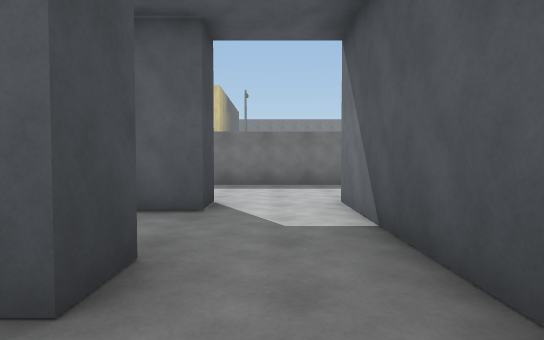
view 1 (above)

24 first-person views from a walk through a Unity game level. The camera is 1.3 m above the floor, tilts 2° down and sees 80° across. The floor is counted in squares, 2 m on a side. Each view is taken from the middle of a square. On the plan, view 1 faces up. The plan holds only what a view shows up to about 10 squares ahead; the rest is blank. The place goes on beyond the plan. The player is left out. Some animated figures are not drawn.

view 2
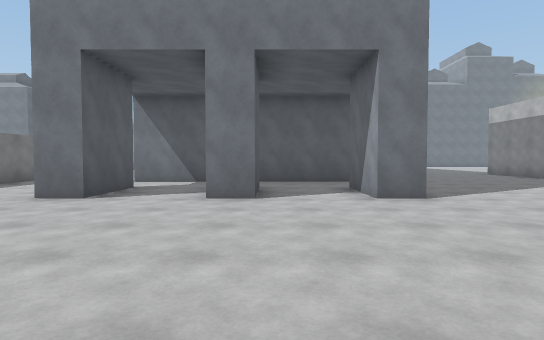

view 3
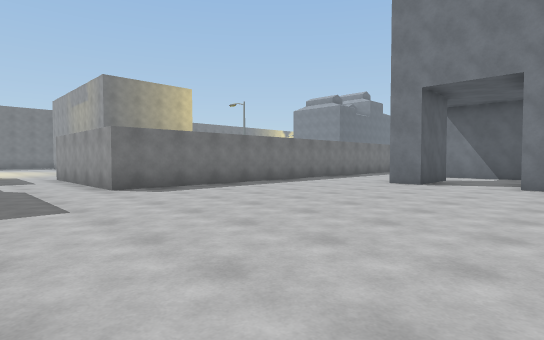

view 4
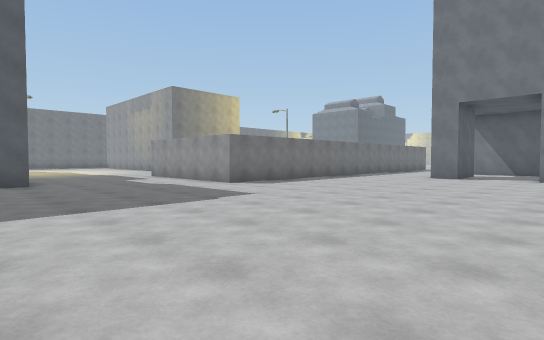

view 5
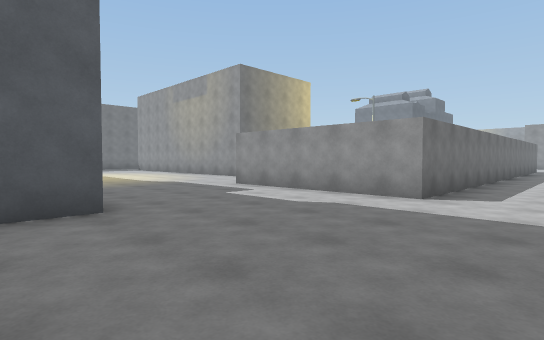

view 6
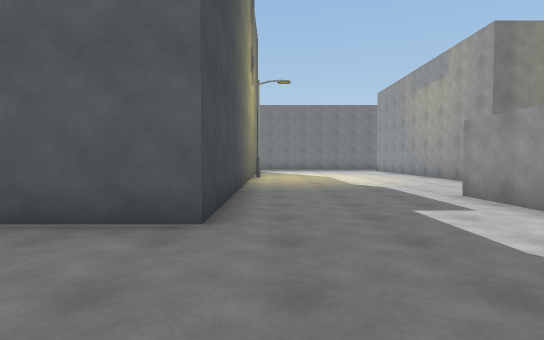

view 7
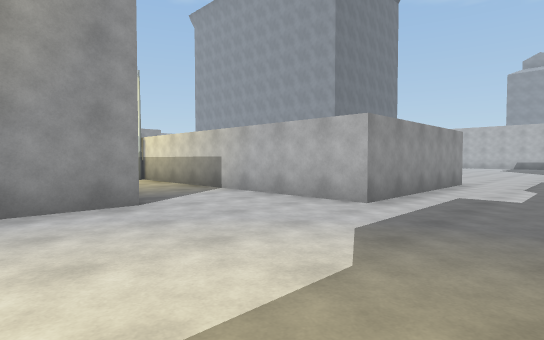

view 8
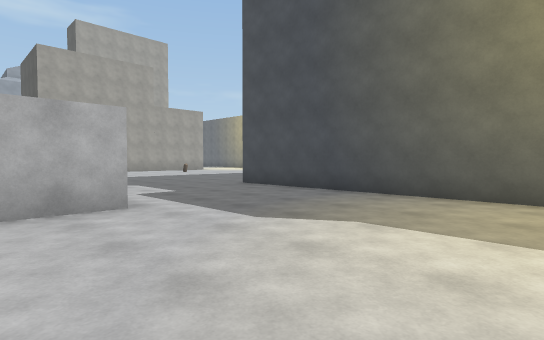

view 9
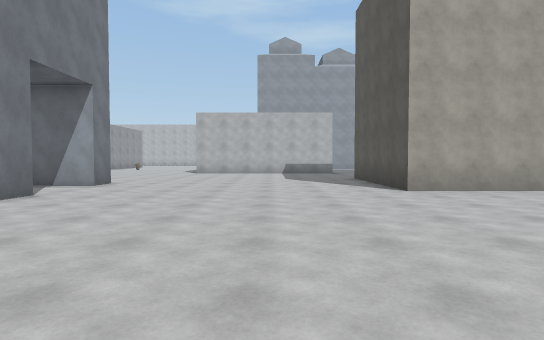

view 10
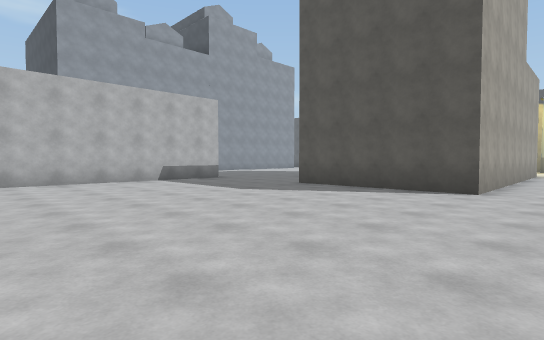

view 11
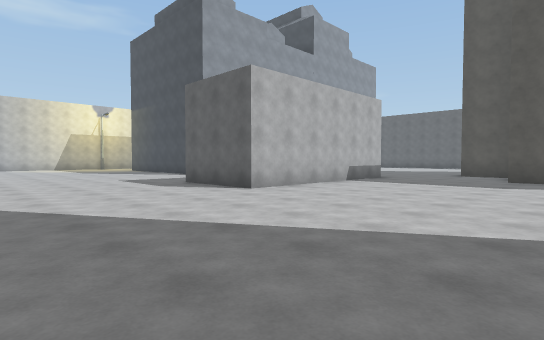

view 12
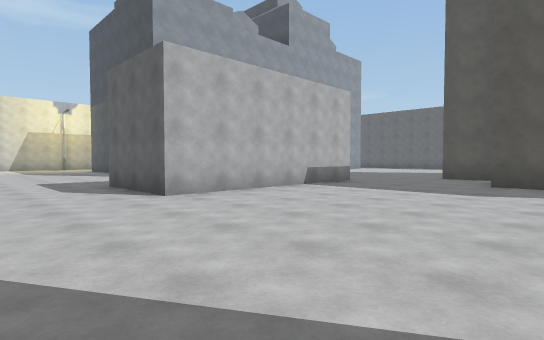

view 13
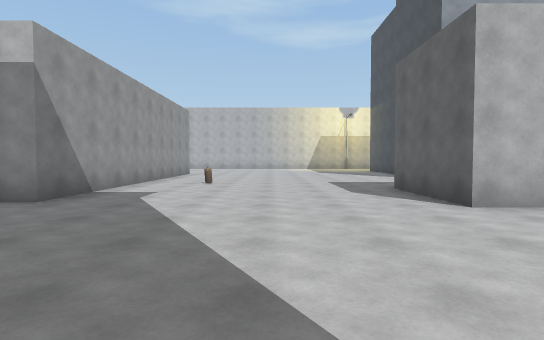

view 14
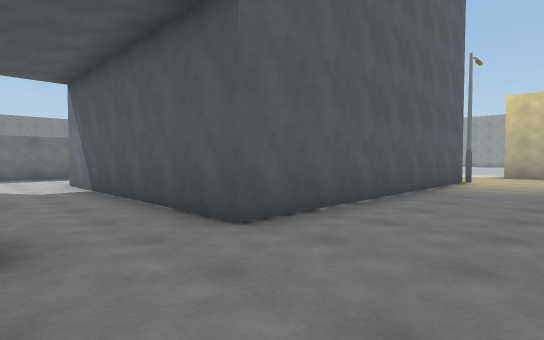

view 15
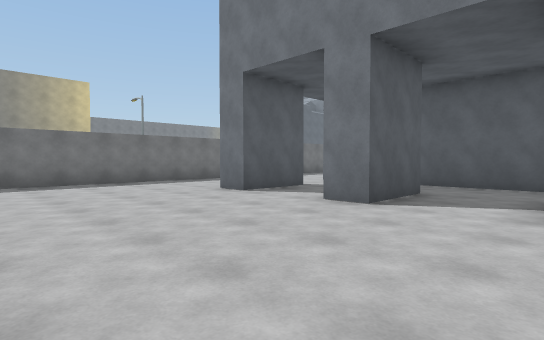

view 16
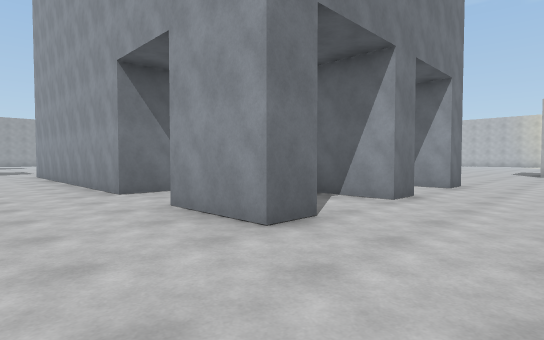

view 17
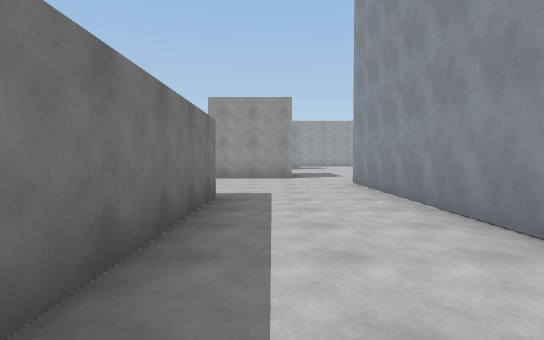

view 18
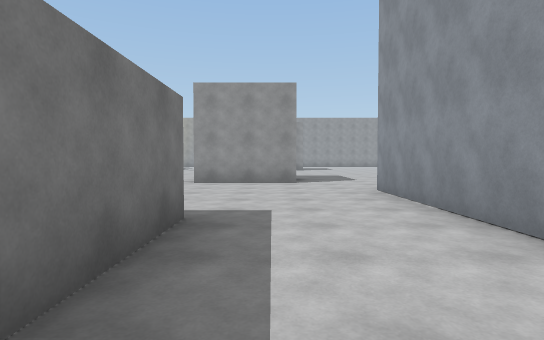

view 19
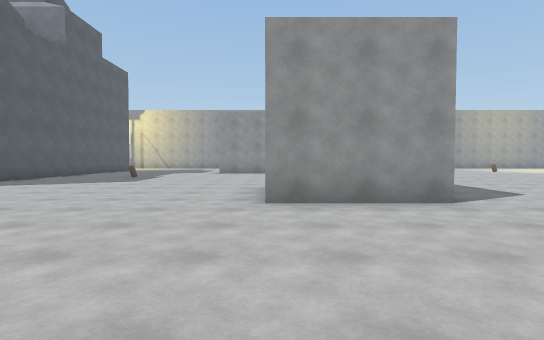

view 20
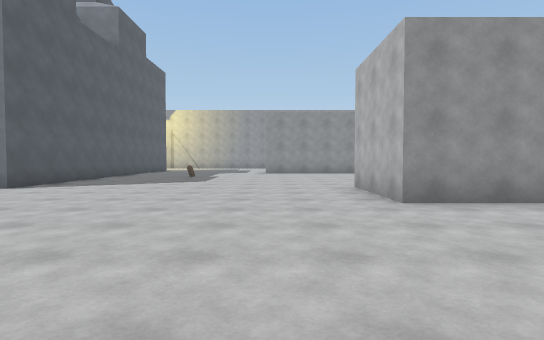

view 21
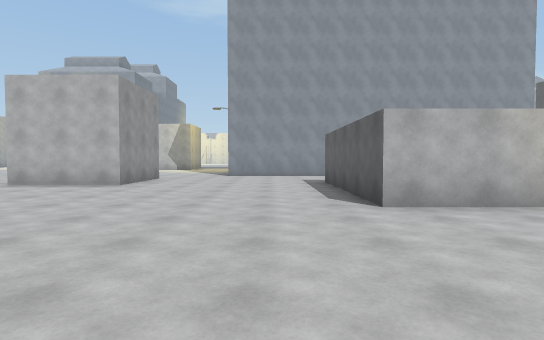

view 22
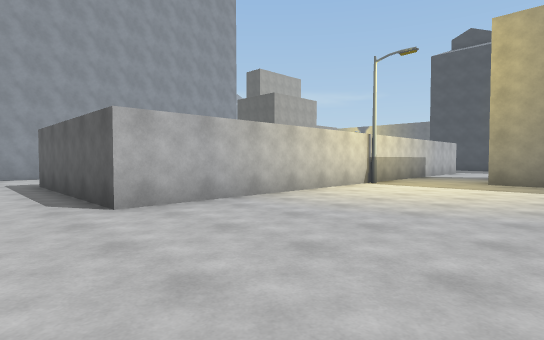

view 23
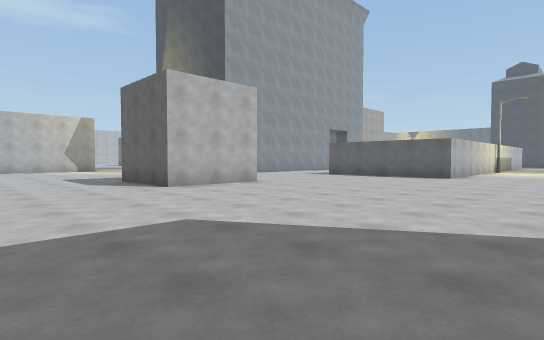

view 24
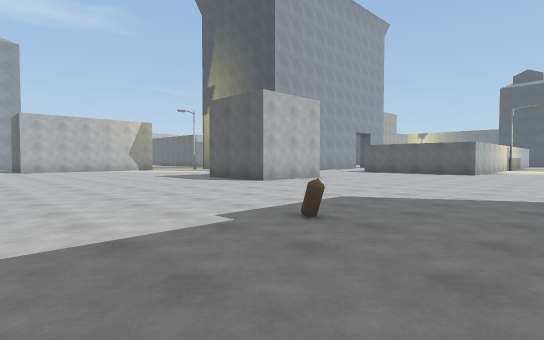

### Floor plan
Key: @ floor where view 1 was taken; # wall or solid block; . floor; B building; O other object.
Columns run from 14 left of view 1 to 20 right of it. Each row starts with its distance up from view 1.
 17  B......#       ......     ###B B
 16  #......#  #...........   .........
 15  #.................................
 14  #.............................O...
 13  B.................................
 12  #....##############...............
 11  #....#            #..............
 10 ......#            #..............
  9 ......#            #.....###......
  8 ......##############.....###......
  7 .........................###......
  6 ..................................
  5 ..................................
  4 ............BB.BBBBBBBB  ...... ..
  3 ...............B           ....
  2 ............BB.B            ...
  1 ...............B
  0 BBBBB.........@B
 -1     B.......BB.BBBBBBBB#
 -2     B.....................
 -3     B.....................#
 -4  B.................
 -5  B...............
 -6    ..............
 -7     ..............
 -8      ######......#
 -9           #......#
-10           #......#
-11           .......#
-12           .....O.#
-13           .......#
-14            ....

Where each view was taken, in squares from view 1:
view 1: 0 up, 0 right, facing up
view 2: 1 up, 8 left, facing right
view 3: 1 up, 11 left, facing up-right
view 4: 1 up, 14 left, facing up-right
view 5: 6 up, 14 left, facing up-right
view 6: 7 up, 12 left, facing up
view 7: 17 up, 11 left, facing down-right
view 8: 17 up, 7 left, facing down-left
view 9: 7 up, 7 left, facing down
view 10: 2 up, 3 left, facing down-left
view 11: 2 down, 1 right, facing down-left
view 12: 2 down, 1 left, facing down-left
view 13: 3 down, 1 left, facing down
view 14: 4 down, 1 left, facing up-right
view 15: 1 down, 7 left, facing up-right
view 16: 7 up, 5 left, facing down-right
view 17: 7 up, 0 right, facing right
view 18: 7 up, 2 right, facing right
view 19: 9 up, 6 right, facing right
view 20: 11 up, 6 right, facing right
view 21: 17 up, 7 right, facing down
view 22: 17 up, 7 right, facing down-left
view 23: 16 up, 17 right, facing down-left
view 24: 16 up, 20 right, facing down-left
